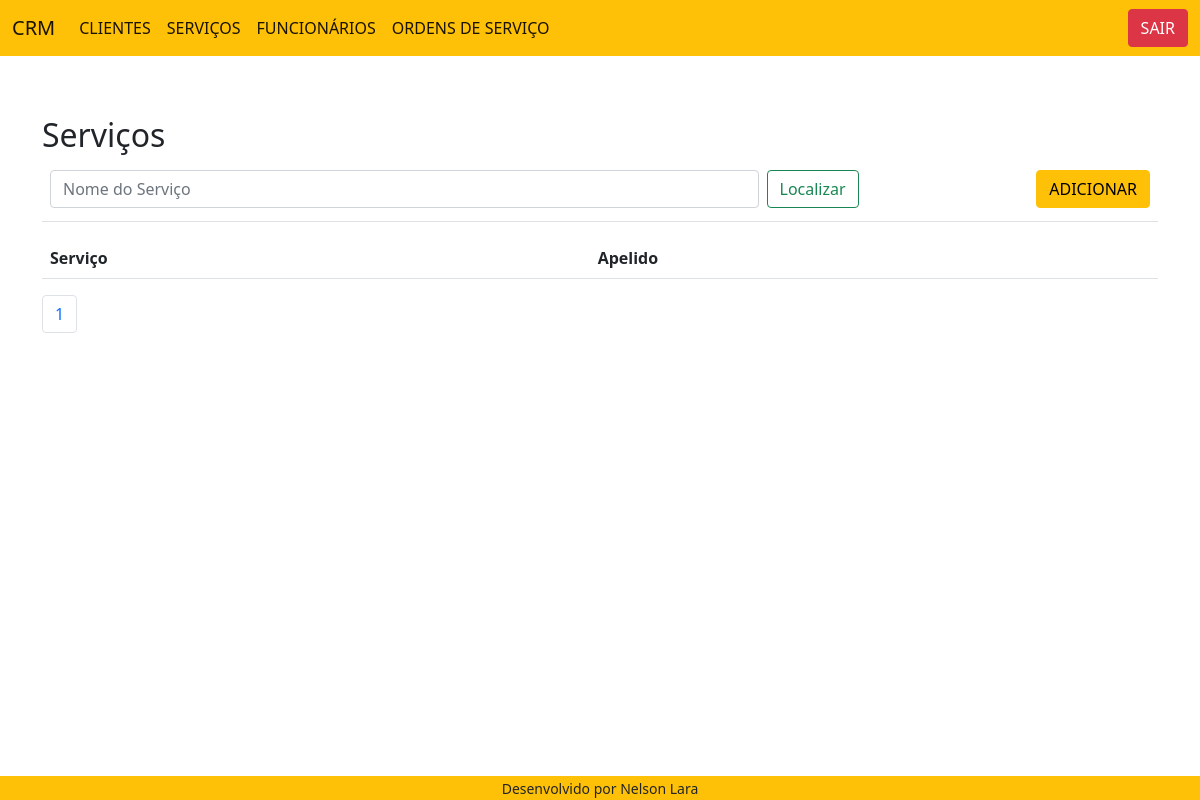
/service/list/, run on an earlier commit of the app's database.
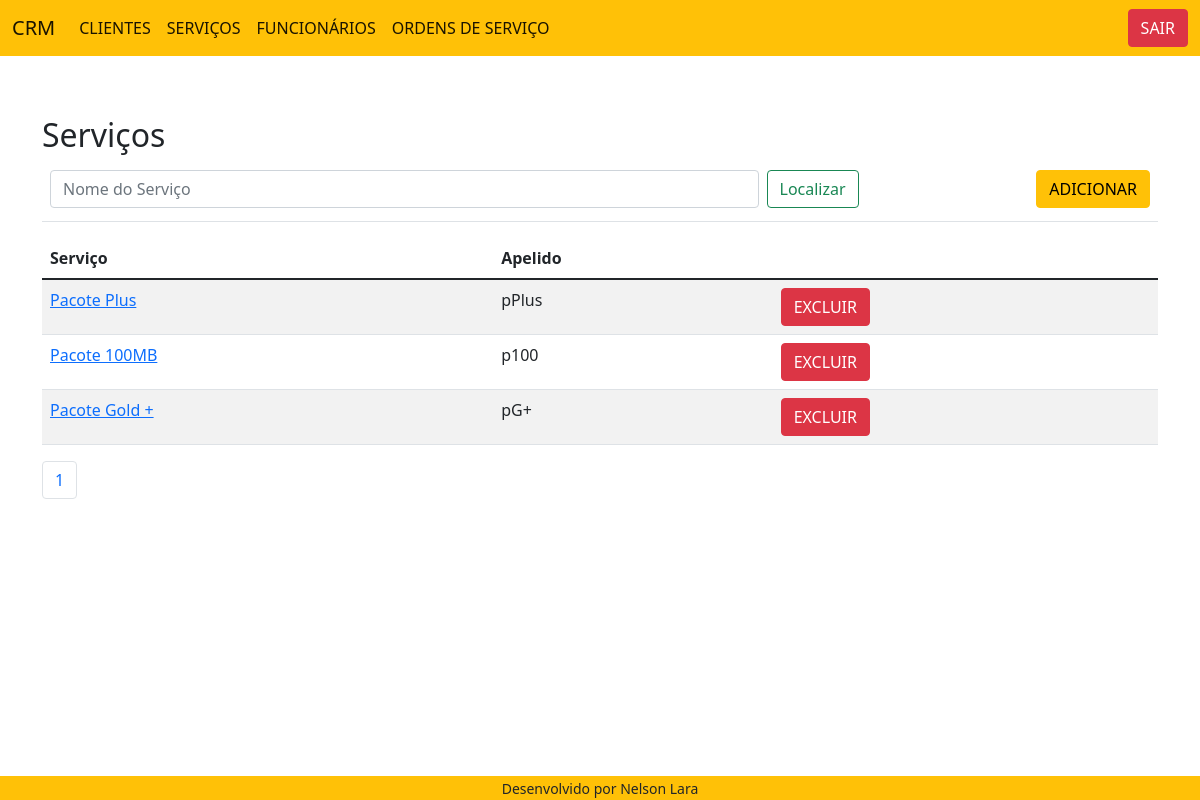
And on a later commit of the database.
### service/models.py (models this page shows, shortened)
class Service(models.Model):
    service_name = models.CharField(max_length=30)
    surname = models.CharField(max_length=30)
    def get_absolute_url(self):
        return reverse("service:service-update", kwargs={"id": self.id})
    def get_delete_url(self):
        return reverse("service:service-delete", kwargs={"id": self.id})
    class Meta:
        db_table = "service"

### service/views.py (the view)
# urls.py: path("list/", ServiceListView.as_view(), name="service-list"),
class ServiceListView(ListView):
    template_name = "service/service_list.html"
    paginate_by = 5
    model = Service
    def get_queryset(self):
        name = self.request.GET.get("name")
        if name:
            object_list = self.model.objects.filter(
                                                    Q(service_name__icontains=name) |
                                                    Q(surname__icontains=name)
            )
        else:
            object_list = self.model.objects.all()
        return object_list

### service/templates/service/service_list.html (shortened to what this page needs)
{% extends "model-page.html" %}
{% block content %}
    <h2>Serviços</h2>
       <table class="table table-bordered: 0 text-end">
           <tr>
               <td>
                    <form class="d-flex">
                        <input class="form-control me-2" type="search" name="name" placeholder="Nome do Serviço" aria-label="Search">
                        <button class="btn me-2 btn-outline-success" type="submit">Localizar</button>
                    </form>
                </td>
                <td>
                        <button type="button" class="btn btn-warning" style="float: right; margin-bottom: 5px;">ADICIONAR</button>
                </td>
            </tr>
       </table>
    <table class="table table-striped table-hover">
        <thead>
            <tr>
                <th>Serviço</th>
                <th>Apelido</th>
            </tr>
        </thead>
        <tbody>
            {% for service in service_list %}
            <tr>
                <td><a href="{{ service.get_absolute_url }}">{{ service.service_name }}</a></td>
                <td>{{ service.surname }}</td>
                <form method="post" action="{{ service.get_delete_url }}">{% csrf_token %}
                    <td>
                        <button type="button" class="btn btn-danger" data-bs-toggle="modal" data-bs-target="#PassandoIDparaOmodal{{service.id}}">
                            EXCLUIR
                        </button>
                    </td>
                </form>
            </tr>
            {% endfor %}
        </tbody>
    </table>
    <ul class="pagination">
        {% for object in page_obj.paginator.page_range %}
            <li class="page-item"><a class="page-link" href="?page={{ forloop.counter }}">{{ forloop.counter }}</a></li>
        {% endfor %}
    </ul>
{% endblock %}

What changed in the data, as far as the page shows it:
added Service: service_name "Pacote Plus", surname "pPlus"
added Service: service_name "Pacote 100MB", surname "p100"
added Service: service_name "Pacote Gold +", surname "pG+"
